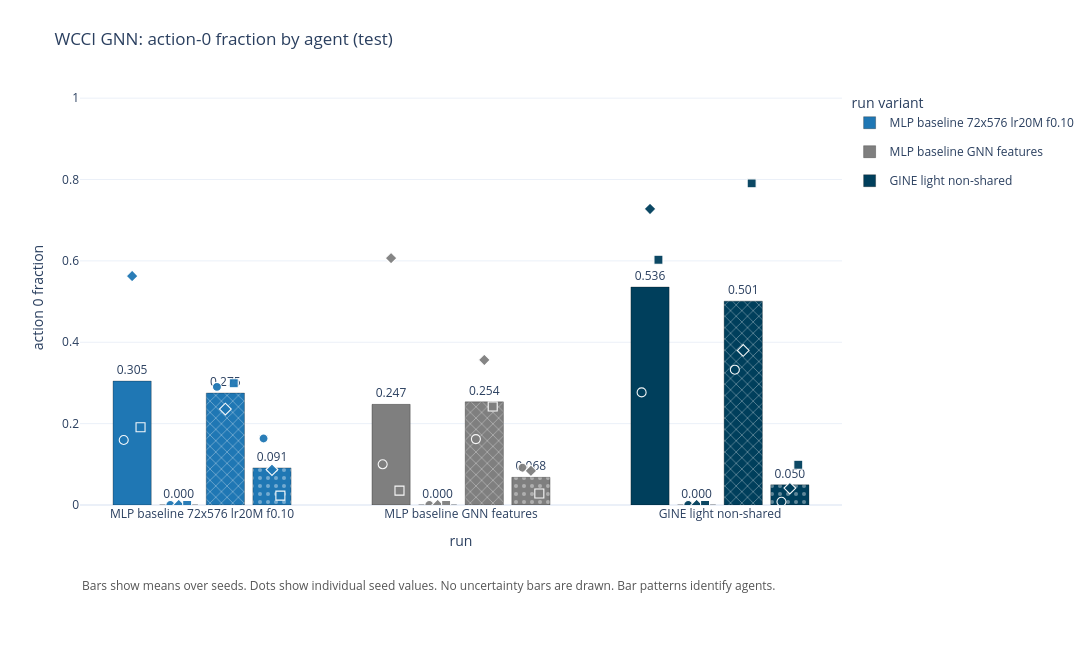

The code cell stored with this chart in its notebook:
### Code cell
fig_action0_gnn, action0_gnn_rows, action0_gnn_summary = plot_action0_by_agent(
    source_rows(action0_latest, "WCCI GNN"), SELECTED_ACTION0_GNN_RUNS,
    title=f"WCCI GNN: action-0 fraction by agent ({ACTION_METRIC_SOURCE})",
    save_name=f"wcci_gnn_action0_{ACTION_METRIC_SOURCE}",
)
# fig_action0_gnn

### Figure 1 — Plotly figure (JSON) as saved in the notebook; plotly's stock layout.template omitted (floating-point values rounded to 4 significant figures)
{"data": [{"cliponaxis": false, "customdata": [["agent_0", "wcci_mlp_baseline_72x576_lr20m_f010", 3, "[0, 1, 2]", "[59968512]", 0.2241, 0.1598, 0.5627], ["agent_1", "wcci_mlp_baseline_72x576_lr20m_f010", 3, "[0, 1, 2]", "[59968512]", 0, 0, 0], ["agent_2", "wcci_mlp_baseline_72x576_lr20m_f010", 3, "[0, 1, 2]", "[59968512]", 0.0343, 0.2359, 0.2993], ["agent_3", "wcci_mlp_baseline_72x576_lr20m_f010", 3, "[0, 1, 2]", "[59968512]", 0.07026, 0.02305, 0.1634]], "hovertemplate": "run type=MLP baseline 72x576 lr20M f0.10<br>agent=%{customdata[0]}<br>mean action-0 fraction=%{y:.4f}<br>std action-0=%{customdata[5]:.4f}<br>min action-0=%{customdata[6]:.4f}<br>max action-0=%{customdata[7]:.4f}<br>n_seeds=%{customdata[2]}<br>seeds=%{customdata[3]}<br>selected_metric_steps=%{customdata[4]}<extra></extra>", "legendgroup": "MLP baseline 72x576 lr20M f0.10", "marker": {"color": "#1f77b4", "line": {"color": "rgba(0,0,0,0.35)", "width": 0.8}, "pattern": {"fgcolor": "rgba(255,255,255,0.75)", "shape": ["", "/", "x", "."], "size": 8}}, "name": "MLP baseline 72x576 lr20M f0.10", "text": ["0.305", "0.000", "0.275", "0.091"], "textposition": "outside", "type": "bar", "width": 0.1476, "x": [-0.27, -0.09, 0.09, 0.27], "y": [0.3045, 0, 0.2752, 0.09115]}, {"cliponaxis": false, "customdata": [["agent_0", "wcci_baseline_gnn_features_72x576", 3, "[0, 1, 2]", "[59968512]", 0.3129, 0.0353, 0.6067], ["agent_1", "wcci_baseline_gnn_features_72x576", 3, "[0, 1, 2]", "[59968512]", 0, 0, 0], ["agent_2", "wcci_baseline_gnn_features_72x576", 3, "[0, 1, 2]", "[59968512]", 0.09777, 0.162, 0.3565], ["agent_3", "wcci_baseline_gnn_features_72x576", 3, "[0, 1, 2]", "[59968512]", 0.0347, 0.02815, 0.09172]], "hovertemplate": "run type=MLP baseline GNN features<br>agent=%{customdata[0]}<br>mean action-0 fraction=%{y:.4f}<br>std action-0=%{customdata[5]:.4f}<br>min action-0=%{customdata[6]:.4f}<br>max action-0=%{customdata[7]:.4f}<br>n_seeds=%{customdata[2]}<br>seeds=%{customdata[3]}<br>selected_metric_steps=%{customdata[4]}<extra></extra>", "legendgroup": "MLP baseline GNN features", "marker": {"color": "#7f7f7f", "line": {"color": "rgba(0,0,0,0.35)", "width": 0.8}, "pattern": {"fgcolor": "rgba(255,255,255,0.75)", "shape": ["", "/", "x", "."], "size": 8}}, "name": "MLP baseline GNN features", "text": ["0.247", "0.000", "0.254", "0.068"], "textposition": "outside", "type": "bar", "width": 0.1476, "x": [0.73, 0.91, 1.09, 1.27], "y": [0.2473, 0, 0.2535, 0.06798]}, {"cliponaxis": false, "customdata": [["agent_0", "wcci_gine_light_nonshared_72x576", 3, "[0, 1, 2]", "[50595840, 55240704, 59968512]", 0.2328, 0.2768, 0.7276], ["agent_1", "wcci_gine_light_nonshared_72x576", 3, "[0, 1, 2]", "[50595840, 55240704, 59968512]", 0, 0, 0], ["agent_2", "wcci_gine_light_nonshared_72x576", 3, "[0, 1, 2]", "[50595840, 55240704, 59968512]", 0.2519, 0.3326, 0.7906], ["agent_3", "wcci_gine_light_nonshared_72x576", 3, "[0, 1, 2]", "[50595840, 55240704, 59968512]", 0.04596, 0.008093, 0.09897]], "hovertemplate": "run type=GINE light non-shared<br>agent=%{customdata[0]}<br>mean action-0 fraction=%{y:.4f}<br>std action-0=%{customdata[5]:.4f}<br>min action-0=%{customdata[6]:.4f}<br>max action-0=%{customdata[7]:.4f}<br>n_seeds=%{customdata[2]}<br>seeds=%{customdata[3]}<br>selected_metric_steps=%{customdata[4]}<extra></extra>", "legendgroup": "GINE light non-shared", "marker": {"color": "#003f5c", "line": {"color": "rgba(0,0,0,0.35)", "width": 0.8}, "pattern": {"fgcolor": "rgba(255,255,255,0.75)", "shape": ["", "/", "x", "."], "size": 8}}, "name": "GINE light non-shared", "text": ["0.536", "0.000", "0.501", "0.050"], "textposition": "outside", "type": "bar", "width": 0.1476, "x": [1.73, 1.91, 2.09, 2.27], "y": [0.5358, 0, 0.501, 0.04954]}, {"customdata": [["wcci_baseline_gnn_features_72x576_s0", 0, 59968512, "test/explain/frac_action_0_agent_0", "wcci_baseline_2"], ["wcci_baseline_gnn_features_72x576_s1", 1, 59968512, "test/explain/frac_action_0_agent_0", "wcci_baseline_2"], ["wcci_baseline_gnn_features_72x576_s2", 2, 59968512, "test/explain/frac_action_0_agent_0", "wcci_baseline_2"]], "hovertemplate": "run=%{customdata[0]}<br>seed=%{customdata[1]}<br>agent=agent_0<br>run type=MLP baseline GNN features<br>action-0 fraction=%{y:.4f}<br>selected_metric_step=%{customdata[2]}<br>metric=%{customdata[3]}<br>download_group=%{customdata[4]}<extra></extra>", "legendgroup": "MLP baseline GNN features", "marker": {"color": "#7f7f7f", "line": {"color": "white", "width": 1.1}, "opacity": 0.95, "size": 9, "symbol": ["circle", "diamond", "square"]}, "mode": "markers", "name": "MLP baseline GNN features agent_0 seeds", "showlegend": false, "type": "scatter", "x": [0.6975, 0.73, 0.7625], "y": [0.09998, 0.6067, 0.0353]}, {"customdata": [["wcci_baseline_gnn_features_72x576_s0", 0, 59968512, "test/explain/frac_action_0_agent_1", "wcci_baseline_2"], ["wcci_baseline_gnn_features_72x576_s1", 1, 59968512, "test/explain/frac_action_0_agent_1", "wcci_baseline_2"], ["wcci_baseline_gnn_features_72x576_s2", 2, 59968512, "test/explain/frac_action_0_agent_1", "wcci_baseline_2"]], "hovertemplate": "run=%{customdata[0]}<br>seed=%{customdata[1]}<br>agent=agent_1<br>run type=MLP baseline GNN features<br>action-0 fraction=%{y:.4f}<br>selected_metric_step=%{customdata[2]}<br>metric=%{customdata[3]}<br>download_group=%{customdata[4]}<extra></extra>", "legendgroup": "MLP baseline GNN features", "marker": {"color": "#7f7f7f", "line": {"color": "white", "width": 1.1}, "opacity": 0.95, "size": 9, "symbol": ["circle", "diamond", "square"]}, "mode": "markers", "name": "MLP baseline GNN features agent_1 seeds", "showlegend": false, "type": "scatter", "x": [0.8775, 0.91, 0.9425], "y": [0.0, 0.0, 0.0]}, {"customdata": [["wcci_baseline_gnn_features_72x576_s0", 0, 59968512, "test/explain/frac_action_0_agent_2", "wcci_baseline_2"], ["wcci_baseline_gnn_features_72x576_s1", 1, 59968512, "test/explain/frac_action_0_agent_2", "wcci_baseline_2"], ["wcci_baseline_gnn_features_72x576_s2", 2, 59968512, "test/explain/frac_action_0_agent_2", "wcci_baseline_2"]], "hovertemplate": "run=%{customdata[0]}<br>seed=%{customdata[1]}<br>agent=agent_2<br>run type=MLP baseline GNN features<br>action-0 fraction=%{y:.4f}<br>selected_metric_step=%{customdata[2]}<br>metric=%{customdata[3]}<br>download_group=%{customdata[4]}<extra></extra>", "legendgroup": "MLP baseline GNN features", "marker": {"color": "#7f7f7f", "line": {"color": "white", "width": 1.1}, "opacity": 0.95, "size": 9, "symbol": ["circle", "diamond", "square"]}, "mode": "markers", "name": "MLP baseline GNN features agent_2 seeds", "showlegend": false, "type": "scatter", "x": [1.058, 1.09, 1.122], "y": [0.162, 0.3565, 0.242]}, {"customdata": [["wcci_baseline_gnn_features_72x576_s0", 0, 59968512, "test/explain/frac_action_0_agent_3", "wcci_baseline_2"], ["wcci_baseline_gnn_features_72x576_s1", 1, 59968512, "test/explain/frac_action_0_agent_3", "wcci_baseline_2"], ["wcci_baseline_gnn_features_72x576_s2", 2, 59968512, "test/explain/frac_action_0_agent_3", "wcci_baseline_2"]], "hovertemplate": "run=%{customdata[0]}<br>seed=%{customdata[1]}<br>agent=agent_3<br>run type=MLP baseline GNN features<br>action-0 fraction=%{y:.4f}<br>selected_metric_step=%{customdata[2]}<br>metric=%{customdata[3]}<br>download_group=%{customdata[4]}<extra></extra>", "legendgroup": "MLP baseline GNN features", "marker": {"color": "#7f7f7f", "line": {"color": "white", "width": 1.1}, "opacity": 0.95, "size": 9, "symbol": ["circle", "diamond", "square"]}, "mode": "markers", "name": "MLP baseline GNN features agent_3 seeds", "showlegend": false, "type": "scatter", "x": [1.238, 1.27, 1.302], "y": [0.09172, 0.08408, 0.02815]}, {"customdata": [["wcci_mlp_baseline_72x576_lr20m_f010_s0", 0, 59968512, "test/explain/frac_action_0_agent_0", "wcci_baseline_2"], ["wcci_mlp_baseline_72x576_lr20m_f010_s1", 1, 59968512, "test/explain/frac_action_0_agent_0", "wcci_baseline_2"], ["wcci_mlp_baseline_72x576_lr20m_f010_s2", 2, 59968512, "test/explain/frac_action_0_agent_0", "wcci_baseline_2"]], "hovertemplate": "run=%{customdata[0]}<br>seed=%{customdata[1]}<br>agent=agent_0<br>run type=MLP baseline 72x576 lr20M f0.10<br>action-0 fraction=%{y:.4f}<br>selected_metric_step=%{customdata[2]}<br>metric=%{customdata[3]}<br>download_group=%{customdata[4]}<extra></extra>", "legendgroup": "MLP baseline 72x576 lr20M f0.10", "marker": {"color": "#1f77b4", "line": {"color": "white", "width": 1.1}, "opacity": 0.95, "size": 9, "symbol": ["circle", "diamond", "square"]}, "mode": "markers", "name": "MLP baseline 72x576 lr20M f0.10 agent_0 seeds", "showlegend": false, "type": "scatter", "x": [-0.3025, -0.27, -0.2375], "y": [0.1598, 0.5627, 0.191]}, {"customdata": [["wcci_mlp_baseline_72x576_lr20m_f010_s0", 0, 59968512, "test/explain/frac_action_0_agent_1", "wcci_baseline_2"], ["wcci_mlp_baseline_72x576_lr20m_f010_s1", 1, 59968512, "test/explain/frac_action_0_agent_1", "wcci_baseline_2"], ["wcci_mlp_baseline_72x576_lr20m_f010_s2", 2, 59968512, "test/explain/frac_action_0_agent_1", "wcci_baseline_2"]], "hovertemplate": "run=%{customdata[0]}<br>seed=%{customdata[1]}<br>agent=agent_1<br>run type=MLP baseline 72x576 lr20M f0.10<br>action-0 fraction=%{y:.4f}<br>selected_metric_step=%{customdata[2]}<br>metric=%{customdata[3]}<br>download_group=%{customdata[4]}<extra></extra>", "legendgroup": "MLP baseline 72x576 lr20M f0.10", "marker": {"color": "#1f77b4", "line": {"color": "white", "width": 1.1}, "opacity": 0.95, "size": 9, "symbol": ["circle", "diamond", "square"]}, "mode": "markers", "name": "MLP baseline 72x576 lr20M f0.10 agent_1 seeds", "showlegend": false, "type": "scatter", "x": [-0.1225, -0.09, -0.05753], "y": [0.0, 0.0, 0.0]}, {"customdata": [["wcci_mlp_baseline_72x576_lr20m_f010_s0", 0, 59968512, "test/explain/frac_action_0_agent_2", "wcci_baseline_2"], ["wcci_mlp_baseline_72x576_lr20m_f010_s1", 1, 59968512, "test/explain/frac_action_0_agent_2", "wcci_baseline_2"], ["wcci_mlp_baseline_72x576_lr20m_f010_s2", 2, 59968512, "test/explain/frac_action_0_agent_2", "wcci_baseline_2"]], "hovertemplate": "run=%{customdata[0]}<br>seed=%{customdata[1]}<br>agent=agent_2<br>run type=MLP baseline 72x576 lr20M f0.10<br>action-0 fraction=%{y:.4f}<br>selected_metric_step=%{customdata[2]}<br>metric=%{customdata[3]}<br>download_group=%{customdata[4]}<extra></extra>", "legendgroup": "MLP baseline 72x576 lr20M f0.10", "marker": {"color": "#1f77b4", "line": {"color": "white", "width": 1.1}, "opacity": 0.95, "size": 9, "symbol": ["circle", "diamond", "square"]}, "mode": "markers", "name": "MLP baseline 72x576 lr20M f0.10 agent_2 seeds", "showlegend": false, "type": "scatter", "x": [0.05753, 0.09, 0.1225], "y": [0.2903, 0.2359, 0.2993]}, {"customdata": [["wcci_mlp_baseline_72x576_lr20m_f010_s0", 0, 59968512, "test/explain/frac_action_0_agent_3", "wcci_baseline_2"], ["wcci_mlp_baseline_72x576_lr20m_f010_s1", 1, 59968512, "test/explain/frac_action_0_agent_3", "wcci_baseline_2"], ["wcci_mlp_baseline_72x576_lr20m_f010_s2", 2, 59968512, "test/explain/frac_action_0_agent_3", "wcci_baseline_2"]], "hovertemplate": "run=%{customdata[0]}<br>seed=%{customdata[1]}<br>agent=agent_3<br>run type=MLP baseline 72x576 lr20M f0.10<br>action-0 fraction=%{y:.4f}<br>selected_metric_step=%{customdata[2]}<br>metric=%{customdata[3]}<br>download_group=%{customdata[4]}<extra></extra>", "legendgroup": "MLP baseline 72x576 lr20M f0.10", "marker": {"color": "#1f77b4", "line": {"color": "white", "width": 1.1}, "opacity": 0.95, "size": 9, "symbol": ["circle", "diamond", "square"]}, "mode": "markers", "name": "MLP baseline 72x576 lr20M f0.10 agent_3 seeds", "showlegend": false, "type": "scatter", "x": [0.2375, 0.27, 0.3025], "y": [0.1634, 0.08702, 0.02305]}, {"customdata": [["wcci_gine_light_nonshared_72x576_s0", 0, 55240704, "test/explain/frac_action_0_agent_0", "wcci_gnn"], ["wcci_gine_light_nonshared_72x576_s1", 1, 50595840, "test/explain/frac_action_0_agent_0", "wcci_gnn"], ["wcci_gine_light_nonshared_72x576_s2", 2, 59968512, "test/explain/frac_action_0_agent_0", "wcci_gnn"]], "hovertemplate": "run=%{customdata[0]}<br>seed=%{customdata[1]}<br>agent=agent_0<br>run type=GINE light non-shared<br>action-0 fraction=%{y:.4f}<br>selected_metric_step=%{customdata[2]}<br>metric=%{customdata[3]}<br>download_group=%{customdata[4]}<extra></extra>", "legendgroup": "GINE light non-shared", "marker": {"color": "#003f5c", "line": {"color": "white", "width": 1.1}, "opacity": 0.95, "size": 9, "symbol": ["circle", "diamond", "square"]}, "mode": "markers", "name": "GINE light non-shared agent_0 seeds", "showlegend": false, "type": "scatter", "x": [1.698, 1.73, 1.762], "y": [0.2768, 0.7276, 0.6029]}, {"customdata": [["wcci_gine_light_nonshared_72x576_s0", 0, 55240704, "test/explain/frac_action_0_agent_1", "wcci_gnn"], ["wcci_gine_light_nonshared_72x576_s1", 1, 50595840, "test/explain/frac_action_0_agent_1", "wcci_gnn"], ["wcci_gine_light_nonshared_72x576_s2", 2, 59968512, "test/explain/frac_action_0_agent_1", "wcci_gnn"]], "hovertemplate": "run=%{customdata[0]}<br>seed=%{customdata[1]}<br>agent=agent_1<br>run type=GINE light non-shared<br>action-0 fraction=%{y:.4f}<br>selected_metric_step=%{customdata[2]}<br>metric=%{customdata[3]}<br>download_group=%{customdata[4]}<extra></extra>", "legendgroup": "GINE light non-shared", "marker": {"color": "#003f5c", "line": {"color": "white", "width": 1.1}, "opacity": 0.95, "size": 9, "symbol": ["circle", "diamond", "square"]}, "mode": "markers", "name": "GINE light non-shared agent_1 seeds", "showlegend": false, "type": "scatter", "x": [1.878, 1.91, 1.942], "y": [0.0, 0.0, 0.0]}, {"customdata": [["wcci_gine_light_nonshared_72x576_s0", 0, 55240704, "test/explain/frac_action_0_agent_2", "wcci_gnn"], ["wcci_gine_light_nonshared_72x576_s1", 1, 50595840, "test/explain/frac_action_0_agent_2", "wcci_gnn"], ["wcci_gine_light_nonshared_72x576_s2", 2, 59968512, "test/explain/frac_action_0_agent_2", "wcci_gnn"]], "hovertemplate": "run=%{customdata[0]}<br>seed=%{customdata[1]}<br>agent=agent_2<br>run type=GINE light non-shared<br>action-0 fraction=%{y:.4f}<br>selected_metric_step=%{customdata[2]}<br>metric=%{customdata[3]}<br>download_group=%{customdata[4]}<extra></extra>", "legendgroup": "GINE light non-shared", "marker": {"color": "#003f5c", "line": {"color": "white", "width": 1.1}, "opacity": 0.95, "size": 9, "symbol": ["circle", "diamond", "square"]}, "mode": "markers", "name": "GINE light non-shared agent_2 seeds", "showlegend": false, "type": "scatter", "x": [2.058, 2.09, 2.122], "y": [0.3326, 0.3798, 0.7906]}, {"customdata": [["wcci_gine_light_nonshared_72x576_s0", 0, 55240704, "test/explain/frac_action_0_agent_3", "wcci_gnn"], ["wcci_gine_light_nonshared_72x576_s1", 1, 50595840, "test/explain/frac_action_0_agent_3", "wcci_gnn"], ["wcci_gine_light_nonshared_72x576_s2", 2, 59968512, "test/explain/frac_action_0_agent_3", "wcci_gnn"]], "hovertemplate": "run=%{customdata[0]}<br>seed=%{customdata[1]}<br>agent=agent_3<br>run type=GINE light non-shared<br>action-0 fraction=%{y:.4f}<br>selected_metric_step=%{customdata[2]}<br>metric=%{customdata[3]}<br>download_group=%{customdata[4]}<extra></extra>", "legendgroup": "GINE light non-shared", "marker": {"color": "#003f5c", "line": {"color": "white", "width": 1.1}, "opacity": 0.95, "size": 9, "symbol": ["circle", "diamond", "square"]}, "mode": "markers", "name": "GINE light non-shared agent_3 seeds", "showlegend": false, "type": "scatter", "x": [2.238, 2.27, 2.302], "y": [0.008093, 0.04157, 0.09897]}], "layout": {"annotations": [{"align": "left", "font": {"color": "#555", "size": 12}, "showarrow": false, "text": "Bars show means over seeds. Dots show individual seed values. No uncertainty bars are drawn. Bar patterns identify agents.", "x": 0, "xref": "paper", "y": -0.22, "yref": "paper"}], "bargap": 0.2, "height": 650, "legend": {"orientation": "v", "title": {"text": "run variant"}, "x": 1.01, "xanchor": "left", "y": 1, "yanchor": "top"}, "margin": {"b": 145, "l": 80, "r": 250, "t": 90}, "title": {"text": "WCCI GNN: action-0 fraction by agent (test)"}, "width": 1450, "xaxis": {"tickmode": "array", "ticktext": ["MLP baseline 72x576 lr20M f0.10", "MLP baseline GNN features", "GINE light non-shared"], "tickvals": [0, 1, 2], "title": {"text": "run"}}, "yaxis": {"range": [0, 1.02], "title": {"text": "action 0 fraction"}}}}
